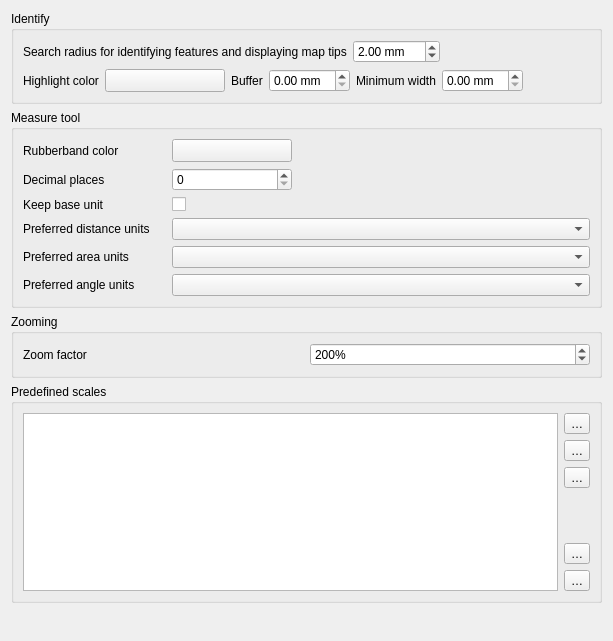
             <widget class="QWidget" name="mOptionsScrollAreaContents_05">
              <property name="geometry">
               <rect>
                <x>0</x>
                <y>0</y>
                <width>613</width>
                <height>641</height>
               </rect>
              </property>
              <layout class="QVBoxLayout" name="verticalLayout_30">
               <item>
                <widget class="QgsCollapsibleGroupBox" name="mIdentifyGroupBox">
                 <property name="title">
                  <string>Identify</string>
                 </property>
                 <layout class="QVBoxLayout" name="verticalLayout_37">
                  <item>
                   <layout class="QHBoxLayout" name="mIdentifyRadiusHorizontalLayout">
                    <item>
                     <widget class="QLabel" name="textLabel1_3">
                      <property name="text">
                       <string>Search radius for identifying features and displaying map tips</string>
                      </property>
                     </widget>
                    </item>
                    <item>
                     <widget class="QDoubleSpinBox" name="spinBoxIdentifyValue">
                      <property name="suffix">
                       <string> mm</string>
                      </property>
                      <property name="maximum">
                       <double>100.000000000000000</double>
                      </property>
                      <property name="singleStep">
                       <double>1.000000000000000</double>
                      </property>
                      <property name="value">
                       <double>2.000000000000000</double>
                      </property>
                     </widget>
                    </item>
                    <item>
                     <spacer name="horizontalSpacer_44">
                      <property name="orientation">
                       <enum>Qt::Horizontal</enum>
                      </property>
                      <property name="sizeHint" stdset="0">
                       <size>
                        <width>40</width>
                        <height>20</height>
                       </size>
                      </property>
                     </spacer>
                    </item>
                   </layout>
                  </item>
                  <item>
                   <layout class="QHBoxLayout" name="mIdentifyHighlightHorizontalLayout">
                    <item>
                     <widget class="QLabel" name="mIdentifyHighlighColorLabel">
                      <property name="text">
                       <string>Highlight color</string>
                      </property>
                     </widget>
                    </item>
                    <item>
                     <widget class="QgsColorButton" name="mIdentifyHighlightColorButton">
                      <property name="sizePolicy">
                       <sizepolicy hsizetype="Fixed" vsizetype="Fixed">
                        <horstretch>0</horstretch>
                        <verstretch>0</verstretch>
                       </sizepolicy>
                      </property>
                      <property name="minimumSize">
                       <size>
                        <width>120</width>
                        <height>0</height>
                       </size>
                      </property>
                      <property name="maximumSize">
                       <size>
                        <width>120</width>
                        <height>16777215</height>
                       </size>
                      </property>
                      <property name="toolTip">
                       <string>&lt;html&gt;&lt;head/&gt;&lt;body&gt;&lt;p&gt;The color used to highlight identified feature. The alpha channel is only used for polygons fill, lines and outlines are fully opaque.&lt;/p&gt;&lt;/body&gt;&lt;/html&gt;</string>
                      </property>
                      <property name="text">
                       <string/>
                      </property>
                     </widget>
                    </item>
                    <item>
                     <widget class="QLabel" name="mIdentifyHighlightBufferLabel">
                      <property name="toolTip">
                       <string/>
                      </property>
                      <property name="text">
                       <string>Buffer</string>
                      </property>
                     </widget>
                    </item>
                    <item>
                     <widget class="QDoubleSpinBox" name="mIdentifyHighlightBufferSpinBox">
                      <property name="toolTip">
                       <string>Lines / outlines buffer in millimeters.</string>
                      </property>
                      <property name="suffix">
                       <string> mm</string>
                      </property>
                     </widget>
                    </item>
                    <item>
                     <widget class="QLabel" name="mIdentifyHighlightMinWidthLabel">
                      <property name="toolTip">
                       <string/>
                      </property>
                      <property name="text">
                       <string>Minimum width</string>
                      </property>
                     </widget>
                    </item>
                    <item>
                     <widget class="QDoubleSpinBox" name="mIdentifyHighlightMinWidthSpinBox">
                      <property name="toolTip">
                       <string>Minimum line / stroke width in millimeters.</string>
                      </property>
                      <property name="suffix">
                       <string> mm</string>
                      </property>
                     </widget>
                    </item>
                    <item>
                     <spacer name="horizontalSpacer_45">
                      <property name="orientation">
                       <enum>Qt::Horizontal</enum>
                      </property>
                      <property name="sizeHint" stdset="0">
                       <size>
                        <width>40</width>
                        <height>20</height>
                       </size>
                      </property>
                     </spacer>
                    </item>
                   </layout>
                  </item>
                 </layout>
                </widget>
               </item>
               <item>
                <widget class="QgsCollapsibleGroupBox" name="groupBox_6">
                 <property name="title">
                  <string>Measure tool</string>
                 </property>
                 <layout class="QGridLayout" name="gridLayout_21">
                  <item row="3" column="0">
                   <widget class="QLabel" name="textLabel1_11">
                    <property name="text">
                     <string>Preferred distance units</string>
                    </property>
                   </widget>
                  </item>
                  <item row="4" column="1" colspan="3">
                   <widget class="QComboBox" name="mAreaUnitsComboBox"/>
                  </item>
                  <item row="3" column="1" colspan="3">
                   <widget class="QComboBox" name="mDistanceUnitsComboBox"/>
                  </item>
                  <item row="2" column="0">
                   <widget class="QLabel" name="label_13">
                    <property name="toolTip">
                     <string>If unchecked large numbers will be converted from m. to km. and from ft. to miles</string>
                    </property>
                    <property name="text">
                     <string>Keep base unit</string>
                    </property>
                   </widget>
                  </item>
                  <item row="1" column="1">
                   <widget class="QSpinBox" name="mDecimalPlacesSpinBox"/>
                  </item>
                  <item row="1" column="0">
                   <widget class="QLabel" name="label_12">
                    <property name="text">
                     <string>Decimal places</string>
                    </property>
                   </widget>
                  </item>
                  <item row="0" column="0">
                   <widget class="QLabel" name="textLabel1_10">
                    <property name="text">
                     <string>Rubberband color</string>
                    </property>
                   </widget>
                  </item>
                  <item row="0" column="2" colspan="2">
                   <spacer>
                    <property name="orientation">
                     <enum>Qt::Horizontal</enum>
                    </property>
                    <property name="sizeHint" stdset="0">
                     <size>
                      <width>191</width>
                      <height>20</height>
                     </size>
                    </property>
                   </spacer>
                  </item>
                  <item row="4" column="0">
                   <widget class="QLabel" name="textLabel1_14">
                    <property name="text">
                     <string>Preferred area units</string>
                    </property>
                   </widget>
                  </item>
                  <item row="2" column="1">
                   <widget class="QCheckBox" name="mKeepBaseUnitCheckBox">
                    <property name="text">
                     <string/>
                    </property>
                   </widget>
                  </item>
                  <item row="5" column="0">
                   <widget class="QLabel" name="mAngleUnitsLabel">
                    <property name="text">
                     <string>Preferred angle units</string>
                    </property>
                   </widget>
                  </item>
                  <item row="5" column="1" colspan="3">
                   <widget class="QComboBox" name="mAngleUnitsComboBox"/>
                  </item>
                  <item row="0" column="1">
                   <widget class="QgsColorButton" name="pbnMeasureColor">
                    <property name="sizePolicy">
                     <sizepolicy hsizetype="Fixed" vsizetype="Fixed">
                      <horstretch>0</horstretch>
                      <verstretch>0</verstretch>
                     </sizepolicy>
                    </property>
                    <property name="minimumSize">
                     <size>
                      <width>120</width>
                      <height>0</height>
                     </size>
                    </property>
                    <property name="maximumSize">
                     <size>
                      <width>120</width>
                      <height>16777215</height>
                     </size>
                    </property>
                    <property name="text">
                     <string/>
                    </property>
                   </widget>
                  </item>
                 </layout>
                </widget>
               </item>
               <item>
                <widget class="QgsCollapsibleGroupBox" name="groupBox_10">
                 <property name="title">
                  <string>Zooming</string>
                 </property>
                 <layout class="QGridLayout" name="_8">
                  <item row="0" column="0">
                   <widget class="QLabel" name="label_3">
                    <property name="text">
                     <string>Zoom factor</string>
                    </property>
                   </widget>
                  </item>
                  <item row="0" column="1">
                   <widget class="QgsSpinBox" name="spinZoomFactor">
                    <property name="toolTip">
                     <string>Specifies the change in zoom level with each move of the mouse wheel.
The bigger the number, the faster zooming with the mouse wheel will be.</string>
                    </property>
                    <property name="suffix">
                     <string>%</string>
                    </property>
                    <property name="minimum">
                     <number>100</number>
                    </property>
                    <property name="maximum">
                     <number>999999999</number>
                    </property>
                    <property name="singleStep">
                     <number>100</number>
                    </property>
                    <property name="value">
                     <number>200</number>
                    </property>
                    <property name="showClearButton" stdset="0">
                     <bool>true</bool>
                    </property>
                   </widget>
                  </item>
                 </layout>
                </widget>
               </item>
               <item>
                <widget class="QgsCollapsibleGroupBox" name="groupBox_15">
                 <property name="title">
                  <string>Predefined scales</string>
                 </property>
                 <layout class="QGridLayout" name="gridLayout_26">
                  <item row="0" column="0">
                   <widget class="QListWidget" name="mListGlobalScales"/>
                  </item>
                  <item row="0" column="1">
                   <layout class="QVBoxLayout" name="verticalLayout_13">
                    <item>
                     <widget class="QToolButton" name="pbnAddScale">
                      <property name="toolTip">
                       <string>Add predefined scale</string>
                      </property>
                      <property name="text">
                       <string>…</string>
                      </property>
                      <property name="icon">
                       <iconset resource="../../images/images.qrc">
                        <normaloff>:/images/themes/default/symbologyAdd.svg</normaloff>:/images/themes/default/symbologyAdd.svg</iconset>
                      </property>
                     </widget>
                    </item>
                    <item>
                     <widget class="QToolButton" name="pbnRemoveScale">
                      <property name="toolTip">
                       <string>Remove selected scale</string>
                      </property>
                      <property name="text">
                       <string>…</string>
                      </property>
                      <property name="icon">
                       <iconset resource="../../images/images.qrc">
                        <normaloff>:/images/themes/default/symbologyRemove.svg</normaloff>:/images/themes/default/symbologyRemove.svg</iconset>
                      </property>
                     </widget>
                    </item>
                    <item>
                     <widget class="QToolButton" name="pbnDefaultScaleValues">
                      <property name="toolTip">
                       <string>Reset to default scales</string>
                      </property>
                      <property name="text">
                       <string>…</string>
                      </property>
                      <property name="icon">
                       <iconset resource="../../images/images.qrc">
                        <normaloff>:/images/themes/default/mActionUndo.svg</normaloff>:/images/themes/default/mActionUndo.svg</iconset>
                      </property>
                     </widget>
                    </item>
                    <item>
                     <spacer name="verticalSpacer_7">
                      <property name="orientation">
                       <enum>Qt::Vertical</enum>
                      </property>
                      <property name="sizeHint" stdset="0">
                       <size>
                        <width>20</width>
                        <height>40</height>
                       </size>
                      </property>
                     </spacer>
                    </item>
                    <item>
                     <widget class="QToolButton" name="pbnImportScales">
                      <property name="toolTip">
                       <string>Import from file</string>
                      </property>
                      <property name="text">
                       <string>…</string>
                      </property>
                      <property name="icon">
                       <iconset resource="../../images/images.qrc">
                        <normaloff>:/images/themes/default/mActionFileOpen.svg</normaloff>:/images/themes/default/mActionFileOpen.svg</iconset>
                      </property>
                     </widget>
                    </item>
                    <item>
                     <widget class="QToolButton" name="pbnExportScales">
                      <property name="toolTip">
                       <string>Export to file</string>
                      </property>
                      <property name="text">
                       <string>…</string>
                      </property>
                      <property name="icon">
                       <iconset resource="../../images/images.qrc">
                        <normaloff>:/images/themes/default/mActionFileSave.svg</normaloff>:/images/themes/default/mActionFileSave.svg</iconset>
                      </property>
                     </widget>
                    </item>
                   </layout>
                  </item>
                 </layout>
                </widget>
               </item>
               <item>
                <spacer name="verticalSpacer_3">
                 <property name="orientation">
                  <enum>Qt::Vertical</enum>
                 </property>
                 <property name="sizeHint" stdset="0">
                  <size>
                   <width>20</width>
                   <height>40</height>
                  </size>
                 </property>
                </spacer>
               </item>
              </layout>
             </widget>
